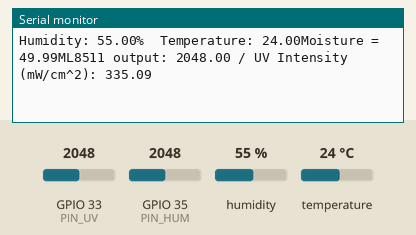
The sketch below on a simulated ESP32. On the bench: the last lines printed to the serial monitor. The test bench sets the inputs (shaded band); at power-on: humidity 55 %, GPIO 33 (PIN_UV) = 2048, GPIO 35 (PIN_HUM) = 2048, temperature 24 °C.

Above: at 1.3 s.
1.4 s: humidity set to 22 %
At 2.7 s:
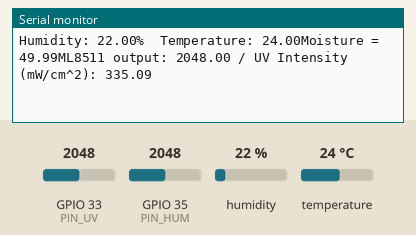
7.7 s: GPIO 33 (PIN_UV) set to 2866
At 8.8 s:
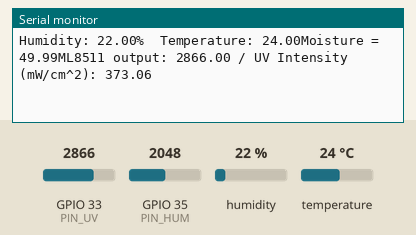
9.2 s: GPIO 35 (PIN_HUM) set to 2866
At 10.6 s:
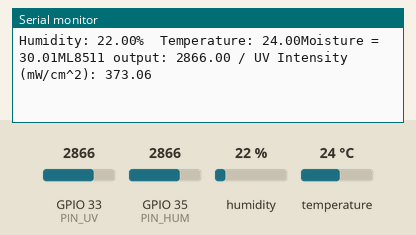
10.7 s: temperature set to 12 °C
At 11.5 s:
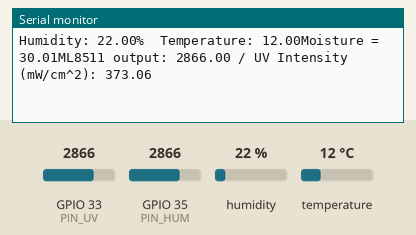
12.2 s: GPIO 33 (PIN_UV) set to 3972
At 13.2 s:
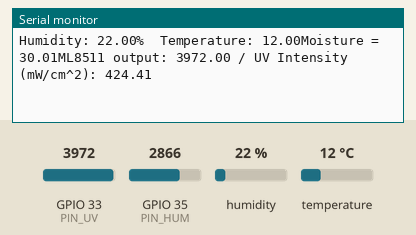
13.7 s: GPIO 35 (PIN_HUM) set to 3972
At 14.3 s:
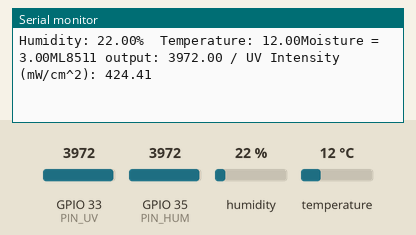
Timing chart, 0 to 16.2 s (numbered marks = the images above; inputs shaded):
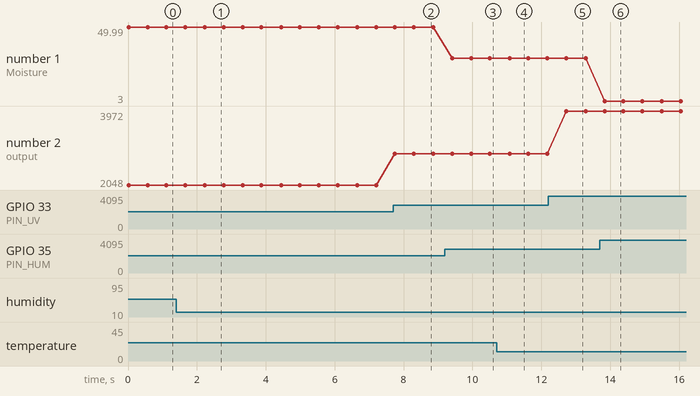

The sketch:

sketch_nov01_temp.ino
```cpp
/*
 * This ESP32 code is created by esp32io.com
 *
 * This ESP32 code is released in the public domain
 *
 * For more detail (instruction and wiring diagram), visit https://esp32io.com/tutorials/esp32-lm35-temperature-sensor
 */
#include "DHT.h"

#define ADC_VREF_mV    5000.0 // in millivolt
#define ADC_RESOLUTION 4096.0
#define PIN_LM35       34 // ESP32 pin GIOP36 (ADC0) connected to LM35
#define PIN_DTH        32 // ESP32 pin GIOP36 (ADC0) connected to DTH11

#define PIN_HUM        35 // ESP32 pin GIOP36 (ADC0) connected to HUM

#define PIN_UV         33 // ESP32 pin GIOP36 (ADC0) connected to UV

#define DHTTYPE DHT11   // DHT 11

DHT dht(PIN_DTH, DHTTYPE);

void setup() {
  Serial.begin(9600);
  dht.begin();
}


float mapfloat(float x, float in_min, float in_max, float out_min, float out_max)
{
  return (x - in_min) * (out_max - out_min) / (in_max - in_min) + out_min;
}

void loop() {
  // read the ADC value from the temperature sensor
//  int adcVal = analogRead(PIN_LM35);
//  // convert the ADC value to voltage in millivolt
//  float milliVolt = adcVal * (ADC_VREF_mV / ADC_RESOLUTION);
//  // convert the voltage to the temperature in °C
//  float tempC = milliVolt / 10;
//  // convert the °C to °F
//  float tempF = tempC * 9 / 5 + 32;

  float h = dht.readHumidity();
  // Read temperature as Celsius (the default)
  float t = dht.readTemperature();

  Serial.print(F("Humidity: "));
  Serial.print(h);
  Serial.print(F("%  Temperature: "));
  Serial.print(t);


  float sensor_analog = analogRead(PIN_HUM);
  float _moisture = ( 100 - ( (sensor_analog/4095.00) * 100 ) );
  Serial.print("Moisture = ");
  Serial.print(_moisture);  /* Print Temperature on the serial window */

  float uvLevel = analogRead(PIN_UV);
//  float outputVoltage = 3.3 / refLevel * uvLevel;
  float uvIntensity = mapfloat(uvLevel/1000, 0.0, 2.8, 240, 370.0); //Convert the voltage to a UV intensity level

  Serial.print("ML8511 output: ");
  Serial.print(uvLevel);

  Serial.print(" / UV Intensity (mW/cm^2): ");
  Serial.println(uvIntensity);


  // print the temperature in the Serial Monitor:
//  Serial.print("adcV: ");
//  Serial.print(adcVal);   // print the temperature in °C
//  Serial.print("Temperature: ");
//  Serial.print(tempC);   // print the temperature in °C
//  Serial.print("°C");
//  Serial.print("  ~  "); // separator between °C and °F
//  Serial.print(tempF);   // print the temperature in °F
//  Serial.println("°F");

  delay(500);
}
```

Measured:
- after the input at 1.4 s, the serial monitor: prints a new line after 0.83 s (image 1)
- after the input at 7.7 s, the serial monitor: prints a new line after 0.05 s (image 2)
- after the input at 9.2 s, the serial monitor: prints a new line after 0.21 s (image 3)
- after the input at 10.7 s, the serial monitor: prints a new line after 0.38 s (image 4)
- after the input at 12.2 s, the serial monitor: prints a new line after 0.52 s (image 5)
- after the input at 13.7 s, the serial monitor: prints a new line after 0.13 s (image 6)
- plotted number 1: 49.99 → 30.01 after the input at 9.2 s, 30.01 → 3 after the input at 13.7 s
- plotted number 2: 2048 → 2866 after the input at 7.7 s, 2866 → 3972 after the input at 12.2 s
